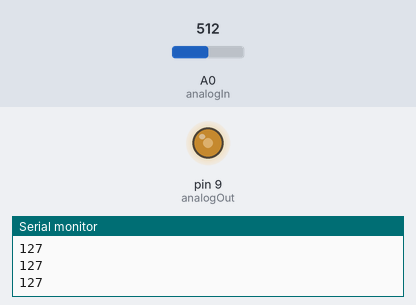
Recording of a sketch running on a simulated Arduino Uno, built with avr-gcc and run on an emulated ATmega328P. Parts: output pins drawn as LEDs (lit = HIGH), the last lines printed to the serial monitor. Inputs (shaded band) come from the test bench; at power-on: A0 (analogIn) = 512.

Above: at 1.2 s.
1.3 s: A0 (analogIn) set to 716
At 2.0 s:
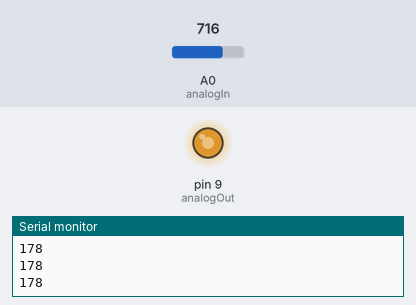
2.8 s: A0 (analogIn) set to 900
At 3.3 s:
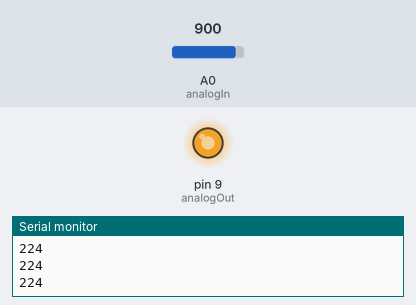
4.3 s: A0 (analogIn) set to 122
At 5.5 s:
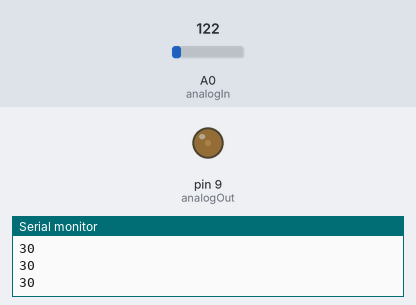
5.8 s: A0 (analogIn) set to 0
At 6.6 s:
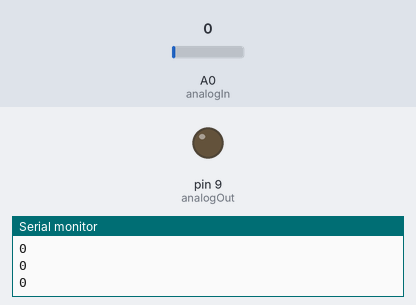
7.3 s: A0 (analogIn) set to 511
At 7.8 s:
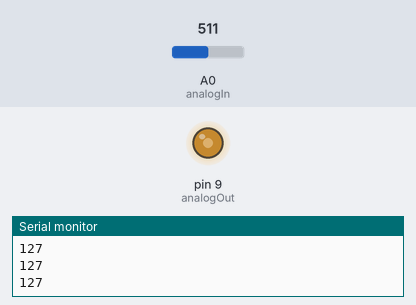
Timing chart, 0 to 9.8 s (numbered marks = the images above; inputs shaded):
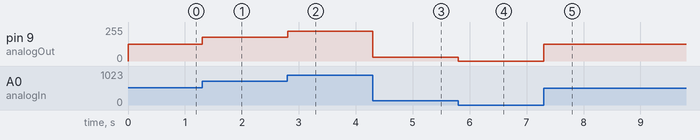

Measured:
- after the input at 1.3 s, pin 9 (analogOut): 127/255 → 178/255 at once
- after the input at 2.8 s, pin 9 (analogOut): 178/255 → 224/255 at once
- after the input at 4.3 s, pin 9 (analogOut): 224/255 → 30/255 at once
- after the input at 5.8 s, pin 9 (analogOut): 30/255 → 0/255 at once
- after the input at 7.3 s, pin 9 (analogOut): 0/255 → 127/255 at once

The sketch:

DimLED.ino
```cpp
int readVal;
int v2;
int analogOut = 9;
int analogIn = A0;

void setup() {
  pinMode(analogIn, INPUT);
  Serial.begin(9600);
}

void loop() {
  readVal = analogRead(analogIn);
  v2 = (255.0/1023.)* readVal;
  analogWrite(analogOut,v2);
  Serial.println(v2);
}
```
